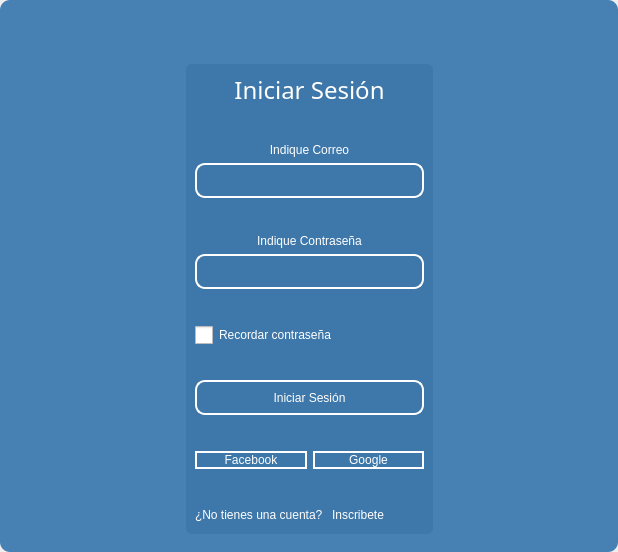
<?xml version="1.0" encoding="UTF-8"?>
<ui version="4.0">
 <class>MainWindow</class>
 <widget class="QMainWindow" name="MainWindow">
  <property name="geometry">
   <rect>
    <x>0</x>
    <y>0</y>
    <width>618</width>
    <height>552</height>
   </rect>
  </property>
  <property name="windowTitle">
   <string>MainWindow</string>
  </property>
  <property name="styleSheet">
   <string notr="true"/>
  </property>
  <widget class="QWidget" name="centralwidget">
   <property name="styleSheet">
    <string notr="true"/>
   </property>
   <layout class="QVBoxLayout" name="verticalLayout">
    <property name="spacing">
     <number>0</number>
    </property>
    <property name="leftMargin">
     <number>0</number>
    </property>
    <property name="topMargin">
     <number>0</number>
    </property>
    <property name="rightMargin">
     <number>0</number>
    </property>
    <property name="bottomMargin">
     <number>0</number>
    </property>
    <item>
     <widget class="QFrame" name="frame">
      <property name="enabled">
       <bool>true</bool>
      </property>
      <property name="styleSheet">
       <string notr="true">
QFrame {
border-radius:10px;
background-color:#4780B2;
 }
</string>
      </property>
      <property name="frameShape">
       <enum>QFrame::StyledPanel</enum>
      </property>
      <property name="frameShadow">
       <enum>QFrame::Raised</enum>
      </property>
      <layout class="QVBoxLayout" name="verticalLayout_2">
       <item>
        <widget class="QFrame" name="frame_superior">
         <property name="minimumSize">
          <size>
           <width>0</width>
           <height>40</height>
          </size>
         </property>
         <property name="maximumSize">
          <size>
           <width>16777215</width>
           <height>40</height>
          </size>
         </property>
         <property name="styleSheet">
          <string notr="true">QPushButton{
border-radius:18px;
}

QPushButton:hover{
	background-color: rgb(0, 0, 0);
}
</string>
         </property>
         <property name="frameShape">
          <enum>QFrame::StyledPanel</enum>
         </property>
         <property name="frameShadow">
          <enum>QFrame::Raised</enum>
         </property>
         <layout class="QHBoxLayout" name="horizontalLayout_3">
          <property name="spacing">
           <number>4</number>
          </property>
          <property name="leftMargin">
           <number>0</number>
          </property>
          <property name="topMargin">
           <number>0</number>
          </property>
          <property name="rightMargin">
           <number>0</number>
          </property>
          <property name="bottomMargin">
           <number>0</number>
          </property>
          <item>
           <spacer name="horizontalSpacer_2">
            <property name="orientation">
             <enum>Qt::Horizontal</enum>
            </property>
            <property name="sizeHint" stdset="0">
             <size>
              <width>443</width>
              <height>20</height>
             </size>
            </property>
           </spacer>
          </item>
          <item>
           <widget class="QPushButton" name="bt_normal">
            <property name="minimumSize">
             <size>
              <width>38</width>
              <height>38</height>
             </size>
            </property>
            <property name="maximumSize">
             <size>
              <width>38</width>
              <height>38</height>
             </size>
            </property>
            <property name="text">
             <string/>
            </property>
            <property name="icon">
             <iconset>
              <normaloff>image/new-tab.png</normaloff>image/new-tab.png</iconset>
            </property>
            <property name="iconSize">
             <size>
              <width>38</width>
              <height>38</height>
             </size>
            </property>
           </widget>
          </item>
          <item>
           <widget class="QPushButton" name="bt_minimize">
            <property name="minimumSize">
             <size>
              <width>38</width>
              <height>38</height>
             </size>
            </property>
            <property name="maximumSize">
             <size>
              <width>38</width>
              <height>38</height>
             </size>
            </property>
            <property name="text">
             <string/>
            </property>
            <property name="icon">
             <iconset>
              <normaloff>image/minimize.png</normaloff>image/minimize.png</iconset>
            </property>
            <property name="iconSize">
             <size>
              <width>38</width>
              <height>38</height>
             </size>
            </property>
           </widget>
          </item>
          <item>
           <widget class="QPushButton" name="bt_maximize">
            <property name="minimumSize">
             <size>
              <width>38</width>
              <height>38</height>
             </size>
            </property>
            <property name="maximumSize">
             <size>
              <width>38</width>
              <height>38</height>
             </size>
            </property>
            <property name="text">
             <string/>
            </property>
            <property name="icon">
             <iconset>
              <normaloff>image/maximize.png</normaloff>image/maximize.png</iconset>
            </property>
            <property name="iconSize">
             <size>
              <width>38</width>
              <height>38</height>
             </size>
            </property>
           </widget>
          </item>
          <item>
           <widget class="QPushButton" name="bt_close">
            <property name="minimumSize">
             <size>
              <width>38</width>
              <height>38</height>
             </size>
            </property>
            <property name="maximumSize">
             <size>
              <width>38</width>
              <height>38</height>
             </size>
            </property>
            <property name="text">
             <string/>
            </property>
            <property name="icon">
             <iconset>
              <normaloff>image/cancel.png</normaloff>image/cancel.png</iconset>
            </property>
            <property name="iconSize">
             <size>
              <width>38</width>
              <height>38</height>
             </size>
            </property>
           </widget>
          </item>
         </layout>
        </widget>
       </item>
       <item>
        <widget class="QFrame" name="frame_3">
         <property name="frameShape">
          <enum>QFrame::StyledPanel</enum>
         </property>
         <property name="frameShadow">
          <enum>QFrame::Raised</enum>
         </property>
         <layout class="QHBoxLayout" name="horizontalLayout_4">
          <item>
           <spacer name="horizontalSpacer_3">
            <property name="orientation">
             <enum>Qt::Horizontal</enum>
            </property>
            <property name="sizeHint" stdset="0">
             <size>
              <width>0</width>
              <height>0</height>
             </size>
            </property>
           </spacer>
          </item>
          <item>
           <layout class="QVBoxLayout" name="verticalLayout_4">
            <item>
             <spacer name="verticalSpacer">
              <property name="orientation">
               <enum>Qt::Vertical</enum>
              </property>
              <property name="sizeHint" stdset="0">
               <size>
                <width>28</width>
                <height>28</height>
               </size>
              </property>
             </spacer>
            </item>
            <item>
             <widget class="QFrame" name="frame_4">
              <property name="maximumSize">
               <size>
                <width>400</width>
                <height>600</height>
               </size>
              </property>
              <property name="styleSheet">
               <string notr="true">QFrame {
	background-color:#3e77a9;
    border-radius: 6px;
}

QLabel {
	color: rgb(255, 255, 254);
	font: 12pt &quot;Arial&quot;;
	background-color: rgba(0, 0, 0,0);
	border:none;
}


QLineEdit{
background-color: rgba(0, 0, 0,0);
border-radius:10px; 
font: 12pt &quot;Arial&quot;;
color: rgb(255, 255, 254);
border: 2px solid  rgb(255, 255, 255);

}

QLineEdit:hover{
background-color: rgba(0, 0, 0,0);
border-radius:10px; 
font: 12pt &quot;Arial&quot;;
border: 2px solid  #90D5FF;
}

QLineEdit:focus{
background-color: rgb(0, 0, 0);
border-radius:10px; 
font: 12pt &quot;Arial&quot;;
border: 2px solid #90D5FF;
}

QCheckBox{
	font: 12pt &quot;Arial&quot;;
	color: rgb(255, 255, 255);
}

QCheckBox::indicator {
    width: 18px;
    height:18px;
}

QCheckBox::indicator:unchecked {
   background-image: url(image/square.svg);
}

QCheckBox::indicator:checked {
   background-image: url(image/check-square.svg);
}

QPushButton{
border-radius:10px; 
font: 12pt &quot;Arial&quot;;
color: rgb(255, 255, 254);
border: 2px solid #ffffff;
}

QPushButton:hover{
border-radius:10px; 
font: 12pt &quot;Arial&quot;;
color: rgb(255, 255, 255);
border: 2px solid #90D5FF;
	background-color:#90D5FF;
}
</string>
              </property>
              <property name="frameShape">
               <enum>QFrame::StyledPanel</enum>
              </property>
              <property name="frameShadow">
               <enum>QFrame::Raised</enum>
              </property>
              <layout class="QVBoxLayout" name="verticalLayout_3">
               <item>
                <widget class="QLabel" name="lb_Titulo">
                 <property name="maximumSize">
                  <size>
                   <width>16777215</width>
                   <height>50</height>
                  </size>
                 </property>
                 <property name="font">
                  <font>
                   <family>Bahnschrift SemiBold</family>
                   <pointsize>18</pointsize>
                   <weight>7</weight>
                   <italic>false</italic>
                   <bold>false</bold>
                  </font>
                 </property>
                 <property name="styleSheet">
                  <string notr="true">font: 63 18pt &quot;Bahnschrift SemiBold&quot;;</string>
                 </property>
                 <property name="text">
                  <string>Iniciar Sesión</string>
                 </property>
                 <property name="alignment">
                  <set>Qt::AlignCenter</set>
                 </property>
                </widget>
               </item>
               <item>
                <spacer name="verticalSpacer_3">
                 <property name="orientation">
                  <enum>Qt::Vertical</enum>
                 </property>
                 <property name="sizeHint" stdset="0">
                  <size>
                   <width>20</width>
                   <height>40</height>
                  </size>
                 </property>
                </spacer>
               </item>
               <item>
                <widget class="QLabel" name="lb_Correo">
                 <property name="text">
                  <string>Indique Correo</string>
                 </property>
                 <property name="scaledContents">
                  <bool>true</bool>
                 </property>
                 <property name="alignment">
                  <set>Qt::AlignCenter</set>
                 </property>
                </widget>
               </item>
               <item>
                <widget class="QLineEdit" name="lineEdit1">
                 <property name="minimumSize">
                  <size>
                   <width>0</width>
                   <height>35</height>
                  </size>
                 </property>
                </widget>
               </item>
               <item>
                <spacer name="verticalSpacer_4">
                 <property name="orientation">
                  <enum>Qt::Vertical</enum>
                 </property>
                 <property name="sizeHint" stdset="0">
                  <size>
                   <width>20</width>
                   <height>40</height>
                  </size>
                 </property>
                </spacer>
               </item>
               <item>
                <widget class="QLabel" name="lb_contra">
                 <property name="text">
                  <string>Indique Contraseña</string>
                 </property>
                 <property name="alignment">
                  <set>Qt::AlignCenter</set>
                 </property>
                </widget>
               </item>
               <item>
                <widget class="QLineEdit" name="lineEdit2">
                 <property name="minimumSize">
                  <size>
                   <width>0</width>
                   <height>35</height>
                  </size>
                 </property>
                 <property name="maximumSize">
                  <size>
                   <width>16777215</width>
                   <height>16777215</height>
                  </size>
                 </property>
                 <property name="echoMode">
                  <enum>QLineEdit::Password</enum>
                 </property>
                </widget>
               </item>
               <item>
                <spacer name="verticalSpacer_5">
                 <property name="orientation">
                  <enum>Qt::Vertical</enum>
                 </property>
                 <property name="sizeHint" stdset="0">
                  <size>
                   <width>20</width>
                   <height>40</height>
                  </size>
                 </property>
                </spacer>
               </item>
               <item>
                <widget class="QCheckBox" name="checkBox">
                 <property name="layoutDirection">
                  <enum>Qt::LeftToRight</enum>
                 </property>
                 <property name="text">
                  <string>Recordar contraseña</string>
                 </property>
                </widget>
               </item>
               <item>
                <spacer name="verticalSpacer_6">
                 <property name="orientation">
                  <enum>Qt::Vertical</enum>
                 </property>
                 <property name="sizeHint" stdset="0">
                  <size>
                   <width>20</width>
                   <height>40</height>
                  </size>
                 </property>
                </spacer>
               </item>
               <item>
                <widget class="QPushButton" name="pushButton">
                 <property name="minimumSize">
                  <size>
                   <width>0</width>
                   <height>35</height>
                  </size>
                 </property>
                 <property name="text">
                  <string>Iniciar Sesión</string>
                 </property>
                </widget>
               </item>
               <item>
                <spacer name="verticalSpacer_7">
                 <property name="orientation">
                  <enum>Qt::Vertical</enum>
                 </property>
                 <property name="sizeHint" stdset="0">
                  <size>
                   <width>20</width>
                   <height>40</height>
                  </size>
                 </property>
                </spacer>
               </item>
               <item>
                <layout class="QHBoxLayout" name="horizontalLayout_2">
                 <item>
                  <widget class="QPushButton" name="pushButton_2">
                   <property name="text">
                    <string>Facebook</string>
                   </property>
                   <property name="icon">
                    <iconset>
                     <normaloff>image/facebook.png</normaloff>image/facebook.png</iconset>
                   </property>
                   <property name="iconSize">
                    <size>
                     <width>35</width>
                     <height>35</height>
                    </size>
                   </property>
                  </widget>
                 </item>
                 <item>
                  <widget class="QPushButton" name="pushButton_3">
                   <property name="text">
                    <string>Google</string>
                   </property>
                   <property name="icon">
                    <iconset>
                     <normaloff>image/google.png</normaloff>image/google.png</iconset>
                   </property>
                   <property name="iconSize">
                    <size>
                     <width>35</width>
                     <height>35</height>
                    </size>
                   </property>
                  </widget>
                 </item>
                </layout>
               </item>
               <item>
                <spacer name="verticalSpacer_8">
                 <property name="orientation">
                  <enum>Qt::Vertical</enum>
                 </property>
                 <property name="sizeHint" stdset="0">
                  <size>
                   <width>20</width>
                   <height>40</height>
                  </size>
                 </property>
                </spacer>
               </item>
               <item>
                <layout class="QHBoxLayout" name="horizontalLayout">
                 <item>
                  <widget class="QLabel" name="label_2">
                   <property name="text">
                    <string>¿No tienes una cuenta? </string>
                   </property>
                  </widget>
                 </item>
                 <item>
                  <widget class="QPushButton" name="pushButton_4">
                   <property name="styleSheet">
                    <string notr="true">QPushButton{
border-radius:10px; 
font: 12pt &quot;Arial&quot;;
color: rgb(255, 255, 254);
border: None;
background-color: None;
}

QPushButton:hover{
border-radius:10px; 
font: 12pt &quot;Arial&quot;;
color: #90D5FF;
border: None;
background-color: None;
}
</string>
                   </property>
                   <property name="text">
                    <string>Inscribete</string>
                   </property>
                  </widget>
                 </item>
                 <item>
                  <spacer name="horizontalSpacer">
                   <property name="orientation">
                    <enum>Qt::Horizontal</enum>
                   </property>
                   <property name="sizeHint" stdset="0">
                    <size>
                     <width>40</width>
                     <height>20</height>
                    </size>
                   </property>
                  </spacer>
                 </item>
                </layout>
               </item>
              </layout>
             </widget>
            </item>
            <item>
             <spacer name="verticalSpacer_2">
              <property name="orientation">
               <enum>Qt::Vertical</enum>
              </property>
              <property name="sizeHint" stdset="0">
               <size>
                <width>20</width>
                <height>40</height>
               </size>
              </property>
             </spacer>
            </item>
           </layout>
          </item>
          <item>
           <spacer name="horizontalSpacer_4">
            <property name="orientation">
             <enum>Qt::Horizontal</enum>
            </property>
            <property name="sizeHint" stdset="0">
             <size>
              <width>0</width>
              <height>0</height>
             </size>
            </property>
           </spacer>
          </item>
         </layout>
        </widget>
       </item>
      </layout>
     </widget>
    </item>
   </layout>
  </widget>
 </widget>
 <resources/>
 <connections/>
</ui>
